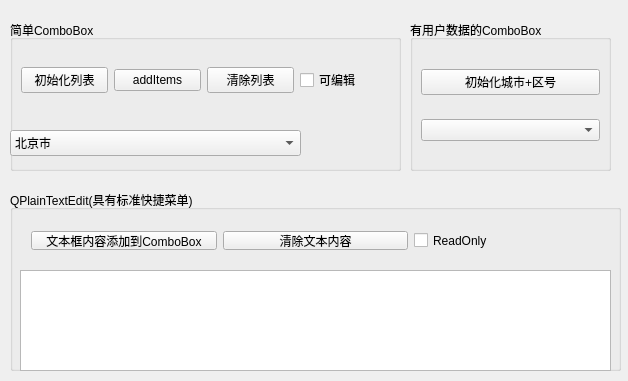
<?xml version="1.0" encoding="UTF-8"?>
<ui version="4.0">
 <class>Widget</class>
 <widget class="QWidget" name="Widget">
  <property name="geometry">
   <rect>
    <x>0</x>
    <y>0</y>
    <width>628</width>
    <height>381</height>
   </rect>
  </property>
  <property name="windowTitle">
   <string>Widget</string>
  </property>
  <widget class="QGroupBox" name="groupBox">
   <property name="geometry">
    <rect>
     <x>10</x>
     <y>20</y>
     <width>391</width>
     <height>151</height>
    </rect>
   </property>
   <property name="title">
    <string>简单ComboBox</string>
   </property>
   <widget class="QWidget" name="gridLayoutWidget">
    <property name="geometry">
     <rect>
      <x>0</x>
      <y>20</y>
      <width>388</width>
      <height>80</height>
     </rect>
    </property>
    <layout class="QGridLayout" name="gridLayout">
     <item row="0" column="0">
      <widget class="QPushButton" name="btnIniItems">
       <property name="text">
        <string>初始化列表</string>
       </property>
      </widget>
     </item>
     <item row="0" column="3">
      <widget class="QCheckBox" name="checkBox">
       <property name="text">
        <string>可编辑</string>
       </property>
      </widget>
     </item>
     <item row="0" column="2">
      <widget class="QPushButton" name="btnClear">
       <property name="text">
        <string>清除列表</string>
       </property>
      </widget>
     </item>
     <item row="0" column="1">
      <widget class="QPushButton" name="btnAddItems">
       <property name="text">
        <string>addItems</string>
       </property>
      </widget>
     </item>
    </layout>
   </widget>
   <widget class="QComboBox" name="comboBox1">
    <property name="geometry">
     <rect>
      <x>0</x>
      <y>110</y>
      <width>291</width>
      <height>26</height>
     </rect>
    </property>
    <item>
     <property name="text">
      <string>北京市</string>
     </property>
    </item>
    <item>
     <property name="text">
      <string>上海市</string>
     </property>
    </item>
   </widget>
  </widget>
  <widget class="QGroupBox" name="groupBox_2">
   <property name="geometry">
    <rect>
     <x>410</x>
     <y>20</y>
     <width>201</width>
     <height>151</height>
    </rect>
   </property>
   <property name="title">
    <string>有用户数据的ComboBox</string>
   </property>
   <widget class="QWidget" name="gridLayoutWidget_2">
    <property name="geometry">
     <rect>
      <x>0</x>
      <y>20</y>
      <width>201</width>
      <height>131</height>
     </rect>
    </property>
    <layout class="QGridLayout" name="gridLayout_2">
     <item row="0" column="0">
      <widget class="QPushButton" name="btnIni2">
       <property name="text">
        <string>初始化城市+区号</string>
       </property>
      </widget>
     </item>
     <item row="1" column="0">
      <widget class="QComboBox" name="comboBox2"/>
     </item>
    </layout>
   </widget>
  </widget>
  <widget class="QGroupBox" name="groupBox_3">
   <property name="geometry">
    <rect>
     <x>10</x>
     <y>190</y>
     <width>611</width>
     <height>181</height>
    </rect>
   </property>
   <property name="title">
    <string>QPlainTextEdit(具有标准快捷菜单)</string>
   </property>
   <widget class="QWidget" name="gridLayoutWidget_3">
    <property name="geometry">
     <rect>
      <x>10</x>
      <y>30</y>
      <width>591</width>
      <height>41</height>
     </rect>
    </property>
    <layout class="QGridLayout" name="gridLayout_3">
     <item row="0" column="1">
      <widget class="QPushButton" name="btnClearPlainTextEdit">
       <property name="text">
        <string>清除文本内容</string>
       </property>
      </widget>
     </item>
     <item row="0" column="0">
      <widget class="QPushButton" name="btnAddToCombo1">
       <property name="text">
        <string>文本框内容添加到ComboBox</string>
       </property>
      </widget>
     </item>
     <item row="0" column="2">
      <widget class="QCheckBox" name="chkReadOnly">
       <property name="text">
        <string>ReadOnly</string>
       </property>
      </widget>
     </item>
    </layout>
    <zorder>chkReadOnly</zorder>
    <zorder>btnAddToCombo1</zorder>
    <zorder>btnClearPlainTextEdit</zorder>
   </widget>
   <widget class="QPlainTextEdit" name="plainTextEdit">
    <property name="geometry">
     <rect>
      <x>10</x>
      <y>80</y>
      <width>591</width>
      <height>101</height>
     </rect>
    </property>
   </widget>
  </widget>
 </widget>
 <layoutdefault spacing="6" margin="11"/>
 <resources/>
 <connections/>
</ui>
